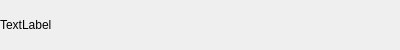
<?xml version="1.0" encoding="UTF-8"?>
<ui version="4.0">
 <class>FriendLabel</class>
 <widget class="QWidget" name="FriendLabel">
  <property name="geometry">
   <rect>
    <x>0</x>
    <y>0</y>
    <width>400</width>
    <height>50</height>
   </rect>
  </property>
  <property name="minimumSize">
   <size>
    <width>0</width>
    <height>50</height>
   </size>
  </property>
  <property name="maximumSize">
   <size>
    <width>16777215</width>
    <height>50</height>
   </size>
  </property>
  <property name="windowTitle">
   <string>Form</string>
  </property>
  <layout class="QHBoxLayout" name="horizontalLayout">
   <property name="spacing">
    <number>0</number>
   </property>
   <property name="leftMargin">
    <number>0</number>
   </property>
   <property name="topMargin">
    <number>0</number>
   </property>
   <property name="rightMargin">
    <number>0</number>
   </property>
   <property name="bottomMargin">
    <number>0</number>
   </property>
   <item>
    <widget class="QLabel" name="tip_label">
     <property name="text">
      <string>TextLabel</string>
     </property>
    </widget>
   </item>
   <item>
    <widget class="QWidget" name="close_widget" native="true">
     <property name="minimumSize">
      <size>
       <width>25</width>
       <height>25</height>
      </size>
     </property>
     <property name="maximumSize">
      <size>
       <width>25</width>
       <height>25</height>
      </size>
     </property>
     <layout class="QHBoxLayout" name="horizontalLayout_2">
      <property name="spacing">
       <number>0</number>
      </property>
      <property name="leftMargin">
       <number>0</number>
      </property>
      <property name="topMargin">
       <number>0</number>
      </property>
      <property name="rightMargin">
       <number>0</number>
      </property>
      <property name="bottomMargin">
       <number>0</number>
      </property>
      <item>
       <widget class="ClickedLabel" name="close_label">
        <property name="minimumSize">
         <size>
          <width>15</width>
          <height>15</height>
         </size>
        </property>
        <property name="maximumSize">
         <size>
          <width>15</width>
          <height>15</height>
         </size>
        </property>
        <property name="text">
         <string/>
        </property>
       </widget>
      </item>
     </layout>
    </widget>
   </item>
  </layout>
 </widget>
 <customwidgets>
  <customwidget>
   <class>ClickedLabel</class>
   <extends>QLabel</extends>
   <header>clickedlabel.h</header>
  </customwidget>
 </customwidgets>
 <resources/>
 <connections/>
</ui>
